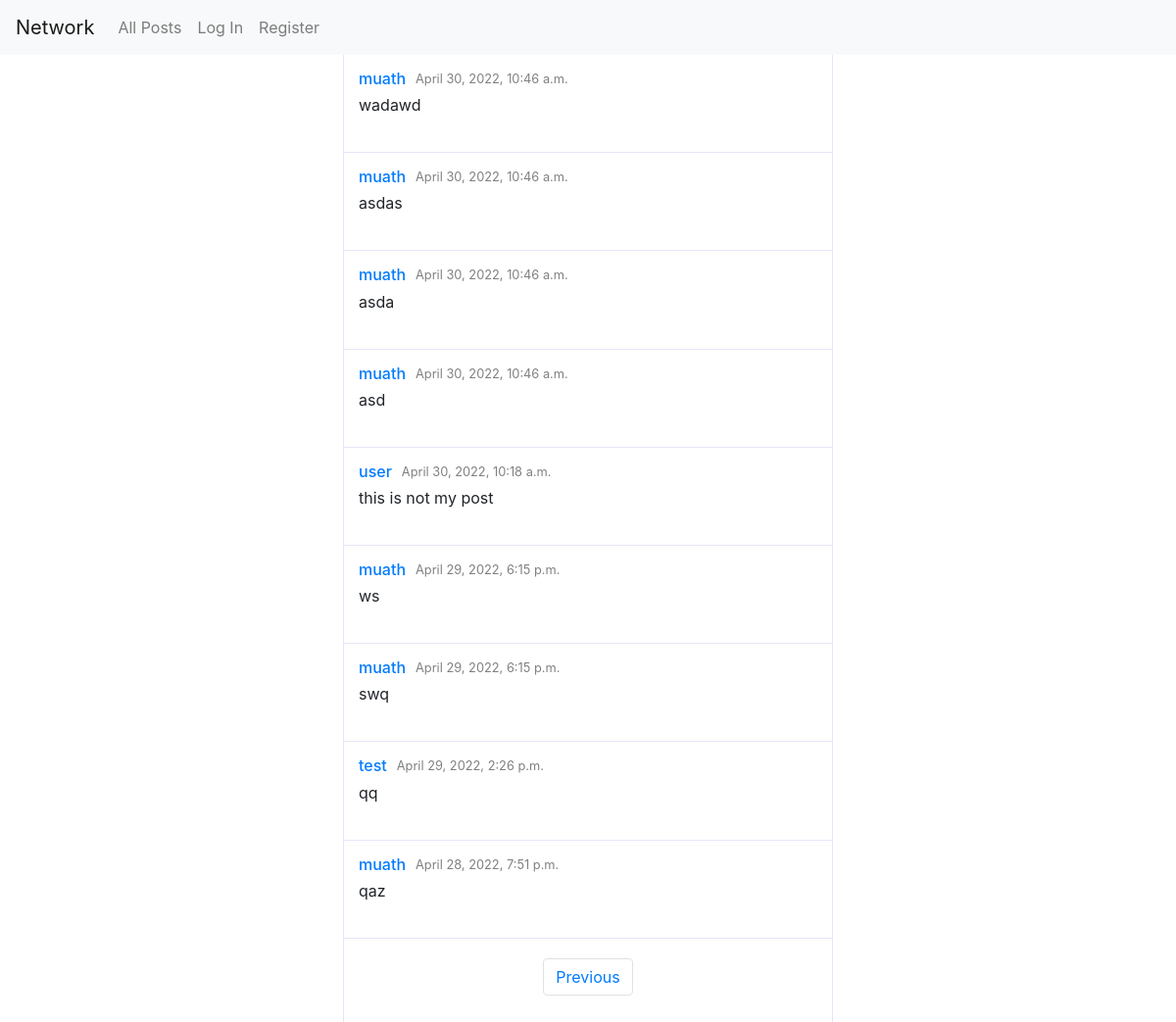
The app's page /?page=3, older data.
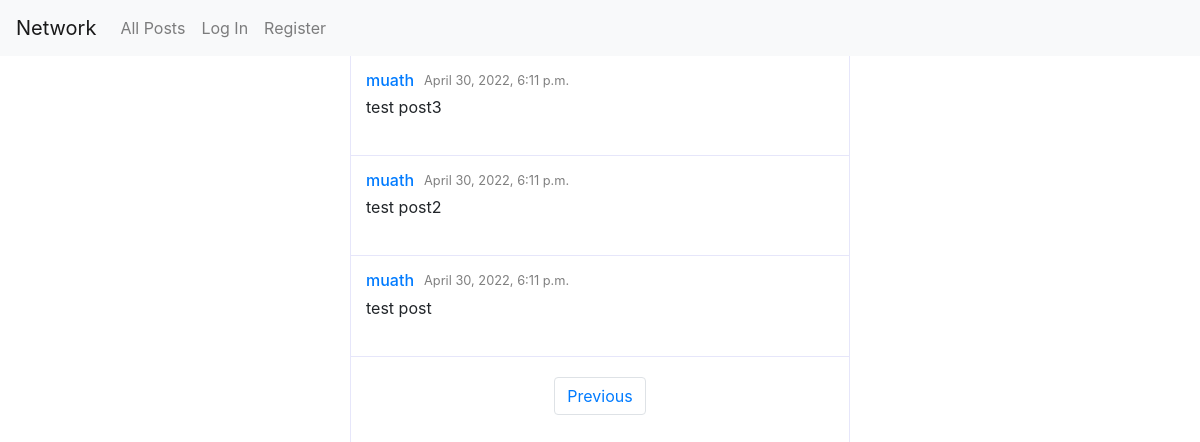
The same page, newer data.
### network/models.py (models this page shows)
class Post(models.Model):
    user = models.ForeignKey("User", on_delete=models.CASCADE)
    content = models.TextField()
    likes_count = models.IntegerField(default=0)
    likes = models.ManyToManyField("User",related_name="likes",blank=True)
    creation_date = models.DateTimeField(auto_now_add=True)

class User(AbstractUser):
    followers_count = models.IntegerField(default=0)
    followings_count = models.IntegerField(default=0)
    pass

### network/views.py (the view)
# urls.py: path("", views.index, name="index"),
def index(request):
    posts = Post.objects.all().order_by('-creation_date')
    paginator = Paginator(posts, 10)
    page = request.GET.get('page')
    paginated_posts = paginator.get_page(page)
    form = PostForm()
    context = {
        'post_form': form,
        'paginated_posts': paginated_posts,
    }
    return render(request, "network/index.html",context)

### network/templates/network/index.html (shortened to what this page needs)
{% extends "network/layout.html" %}
{% load crispy_forms_tags %}
{% load static %}
{% block body %}
    <div id="index">
        {% for post in paginated_posts %}
            {% include 'network/components/post.html' with post=post post_form=post_form %}
        {% endfor %}
        {% include 'network/components/paginator.html' with paginated_posts=paginated_posts %}
    </div>
{% endblock %}

### network/templates/network/components/post.html (shortened to what this page needs)
{% load crispy_forms_tags %}
<div class="post">
  <div class="post_header">
    <div class="post_name_and_date">
      <a
      {% if user.is_authenticated %}
        href="{% url 'profile' post.user.id %}"
      {% else %}
        href="{% url 'login'  %}"
      {% endif %}
      class="post_user">
        <h6>
          {{post.user}}
        </h6>
      </a>
      <small class="post_date">
        {{post.creation_date}}
      </small>
    </div>
  </div>
  <div class="post_body">
    <p class="post_content" id="post_content_{{post.id}}">
      {{post.content}}
    </p>
  </div>
</div>

Row changes from the older to the newer data that the page shows:
removed Post: user "muath", creation_date "April 30, 2022, 10:46 a.m.", content "wadawd"
removed Post: user "muath", creation_date "April 30, 2022, 10:46 a.m.", content "asdas"
removed Post: user "muath", creation_date "April 30, 2022, 10:46 a.m.", content "asda"
removed Post: user "muath", creation_date "April 30, 2022, 10:46 a.m.", content "asd"
removed Post: user "user", creation_date "April 30, 2022, 10:18 a.m.", content "this is not my post"
removed Post: user "muath", creation_date "April 29, 2022, 6:15 p.m.", content "ws"
removed Post: user "muath", creation_date "April 29, 2022, 6:15 p.m.", content "swq"
removed Post: user "test", creation_date "April 29, 2022, 2:26 p.m.", content "qq"
removed Post: user "muath", creation_date "April 28, 2022, 7:51 p.m.", content "qaz"
added Post: user "muath", creation_date "April 30, 2022, 6:11 p.m.", content "test post3"
added Post: user "muath", creation_date "April 30, 2022, 6:11 p.m.", content "test post2"
added Post: user "muath", creation_date "April 30, 2022, 6:11 p.m.", content "test post"
